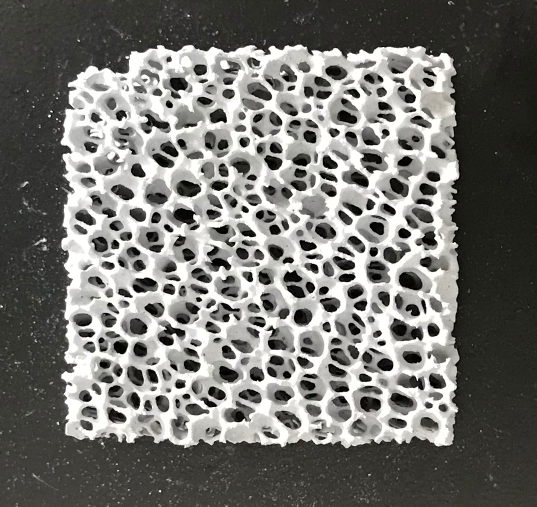
#> input picture lost_corner_image_detection/lost_corner_images/1.jpg, 1074 x 1013 px (shown at 1/2 size)
$ python lost_corner_detect.py
#> lines starting #> are read from the running program, lines starting #| are printed output that depends on the picture; after the words box and inside, x2 and y2 are one past the last pixel; in counts of white or black regions, pixels touching at a corner belong together; long printed decimals are rounded
# -*- coding: utf-8 -*-
'''
   @Time    : 2020/9/26 16:54
   @Author  : liuxu
   @File    : lost_corner_detect.py
   @Software: PyCharm
'''


import cv2
import imutils
import numpy as np
import matplotlib.pyplot as plt
import os


# 待检测图像路径
filepath = "./lost_corner_images/3.jpg"
lost_corner_img_dictoryname = "./lost_corner_images"
unlost_corner_img_dictoryname = "./unlost_corner_images"


# 设置图像的宽和高
IMAGE_WIDTH = 650
IMAGE_HEIGHT = 650


# 显示图像
def cv_show(name, img):
    cv2.imshow(name, img)
    cv2.waitKey(0)


# 对图像resize处理
def row_image_resize(image, width, height):
    # image输入图像，width，height 期望得到的宽和高
    image = cv2.resize(image, (width, height))
    # print("resized image:", image.shape)
    return image


# 读入一张图像,返回
def read_an_gray_image(filepath):
    return cv2.imread(filepath)


# 读入文件夹下的所有图像,返回一个路径的列表,(相对路径)
def read_images(dictoryname):
#> called with dictoryname = './lost_corner_images'
    dicnames = []
    for imagename in os.listdir(dictoryname):
        path = dictoryname + "/" + imagename
        image = cv2.imread(path)
#> image is the input picture: shape (1013, 1074, 3); mean B, G, R 111.9, 116, 116.3
        dicnames.append(image)

    # return dicnames
    return dicnames


# 定义预处理函数
def pre_process(rowimage):
    # 显示原图
    cv_show("row image",rowimage)

    # 灰度化处理
    grayimage = cv2.cvtColor(rowimage, cv2.COLOR_BGR2GRAY)
    resizedimage = row_image_resize(grayimage, IMAGE_WIDTH, IMAGE_HEIGHT)

    # 大津算法处理
    ret, im_th = cv2.threshold(resizedimage, 0, 255, cv2.THRESH_OTSU)
    cv_show("image after OTSU",im_th)

    # 中值滤波去除椒盐噪声，卷积核为3x3
    blur_image = cv2.medianBlur(im_th, 3)

    # 显示中值滤波处理后图像
    cv_show("image after mediaBlur",blur_image)

    return blur_image


# 计算最小外接矩形的四个角的坐标距离轮廓的大小
# 传入轮廓和外接矩形的四个坐标
def cal_distance(img,max_cont, coord_1, coord_2, coord_3, coord_4):
    # 初始化四个距离,取一个较大的数
    global point_1, point_2, point_3, point_4
    coord_1_min_distance = 100000.0
    coord_2_min_distance = 100000.0
    coord_3_min_distance = 100000.0
    coord_4_min_distance = 100000.0
    print("四个坐标：", coord_1, coord_2, coord_3, coord_4)

    for con_point in max_cont:  # 计算coor_1到max_cont的最短距离
        point_width = con_point[0][0]
        point_height = con_point[0][1]

        # 临时距离
        coord_1_temp_distance = float(np.sqrt((point_width - coord_1[0]) ** 2 + (point_height - coord_1[1]) ** 2))
        coord_2_temp_distance = float(np.sqrt((point_width - coord_2[0]) ** 2 + (point_height - coord_2[1]) ** 2))
        coord_3_temp_distance = float(np.sqrt((point_width - coord_3[0]) ** 2 + (point_height - coord_3[1]) ** 2))
        coord_4_temp_distance = float(np.sqrt((point_width - coord_4[0]) ** 2 + (point_height - coord_4[1]) ** 2))

        # 判断
        if coord_1_temp_distance < coord_1_min_distance:
            coord_1_min_distance = coord_1_temp_distance
            point_1 = con_point


        if coord_2_temp_distance < coord_2_min_distance:
            coord_2_min_distance = coord_2_temp_distance
            point_2 = con_point

        if coord_3_temp_distance < coord_3_min_distance:
            coord_3_min_distance = coord_3_temp_distance
            point_3 = con_point

        if coord_4_temp_distance < coord_4_min_distance:
            coord_4_min_distance = coord_4_temp_distance
            point_4 = con_point


    print("四个最小距离：", coord_1_min_distance, coord_2_min_distance, coord_3_min_distance, coord_4_min_distance)

    # 四个距离中最大的
    max_of_all_distance = max(coord_1_min_distance, coord_2_min_distance, coord_3_min_distance, coord_4_min_distance)
    print("max of all four:", max_of_all_distance)

    if max_of_all_distance > 25:
        print("存在掉角缺陷")
    else:
        print("不存在掉角缺陷")
    img = cv2.circle(img,(point_1[0][0],point_1[0][1]),3,(0,255,0),2)
    img = cv2.circle(img,(point_2[0][0],point_2[0][1]),3,(0,255,0),2)
    img = cv2.circle(img,(point_3[0][0],point_3[0][1]),3,(0,255,0),2)
    img = cv2.circle(img,(point_4[0][0],point_4[0][1]),3,(0,255,0),2)
    cv_show("img with circle:",img)

    # return coord_1_min_distance, coord_2_min_distance, coord_3_min_distance, coord_4_min_distance


# 找出掉角区域
def find_lost_corner_area(preprocessedimage):
    contours, hierarchy = cv2.findContours(preprocessedimage, cv2.RETR_TREE, cv2.CHAIN_APPROX_SIMPLE)

    # print("轮廓的类型：",type(contours))     # type is list
    areas = []  # 轮廓所围成的面积构成的数组
    for idx in range(len(contours)):
        areas.append(cv2.contourArea(contours[idx]))

    largest_idx = np.argmax(np.array(areas))  # 最大面积的下标
    largest_area = cv2.contourArea(contours[largest_idx])  # 最大面积的大小

    # 画出样品的轮廓
    img = preprocessedimage.copy()
    # 为显示彩色,把灰度图像转换为RGB三通道图像
    img_rgb = cv2.cvtColor(img, cv2.COLOR_GRAY2BGR)
    # draw_con_img = cv2.drawContours(img_rgb, contours, largest_idx, (0, 0, 255), cv2.FILLED) #填充
    draw_con_img = cv2.drawContours(img_rgb, contours, largest_idx, (0, 0, 255))  # 不填充
    # 显示画出轮廓后的图像
    cv_show("image with contours", draw_con_img)

    # 最大轮廓
    max_cnt = contours[largest_idx]

    # 最小外接矩形
    rect = cv2.minAreaRect(max_cnt)
    # print("rect type:", type(rect))
    # print(rect)
    box = cv2.boxPoints(rect)
    box = np.int0(box)
    # print("box:", box)
    cord_1 = box[0]
    cord_2 = box[1]
    cord_3 = box[2]
    cord_4 = box[3]
    # print("cord_1:", cord_1)
    # print("type of box", type(box))

    img_with_rect = cv2.drawContours(img_rgb, [box], 0, (0, 0, 255), 2)
    cv_show("img_with_rect", img_with_rect)

    # 计算距离
    cal_distance(img_with_rect,max_cnt, cord_1, cord_2, cord_3, cord_4)


# 对单个图像检测
def single_detection(imagepath):
    rowimg = read_an_gray_image(imagepath)
    preproimg = pre_process(rowimg)
    find_lost_corner_area(preproimg)


# 对文件夹下的所有图像进行检测
def dictory_detection(dictorypath):
    imgslist = read_images(dictorypath)
#> imgslist = 3 items
    print("一共{}副图像".format(len(imgslist)))
#| 一共3副图像
    for i in range(len(imgslist)):
        rowimg = imgslist[i]
        preproimg = pre_process(rowimg)
        find_lost_corner_area(preproimg)
#> this loop made 3 passes
#> (largest_idx in find_lost_corner_area, largest_area in find_lost_corner_area, rect in find_lost_corner_area, cord_1 in find_lost_corner_area, cord_2 in find_lost_corner_area, cord_3 in find_lost_corner_area, cord_4 in find_lost_corner_area) on passes 1 to 3: (22, 233332, ((314, 315.5), (517, 482), -90), [555, 574], [73, 574], [73, 57], [555, 57]), (10, 268394.5, ((306.2, 335.9), (526.9, 566.2), -88.54), [582, 606], [16, 592], [29, 65], [595, 79]), (19, 213100, ((315.5, 322), (488, 465), -90), [548, 566], [83, 566], [83, 78], [548, 78])
#| 四个坐标： [555 574] [ 73 574] [73 57] [555  57]
#| 四个最小距离： 10.0 17.889 43.417 18.385
#| max of all four: 43.417
#| 存在掉角缺陷
#| 四个坐标： [582 606] [ 16 592] [29 65] [595  79]
#| 四个最小距离： 37.483 15.297 7.810 61.612
#| max of all four: 61.612
#| 存在掉角缺陷
#| 四个坐标： [548 566] [ 83 566] [83 78] [548  78]
#| 四个最小距离： 9.434 16.553 40.497 17.029
#> (further printed lines are left out)
#> pass 1, in row_image_resize, `image = cv2.resize(image, (width, height))`:
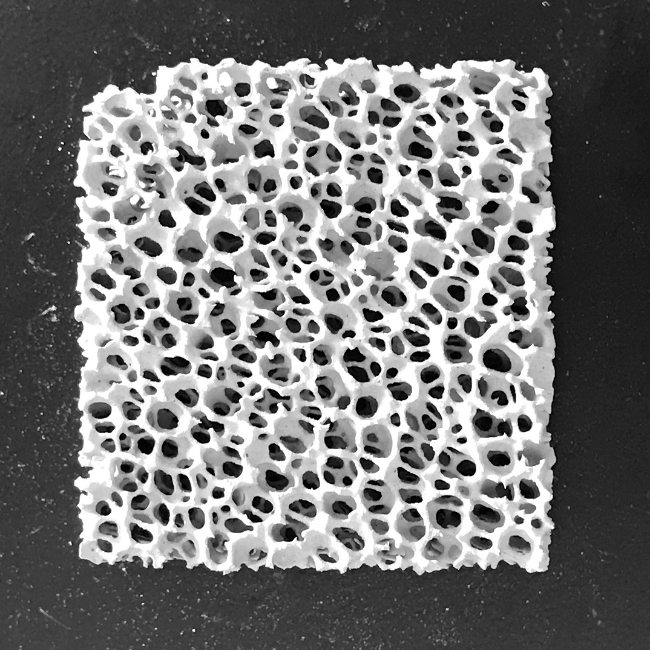
#> image: shape (650, 650); min 0, max 255, mean 115.6
#> pass 1, in pre_process, `ret, im_th = cv2.threshold(resizedimage, 0, 255, cv2.THRESH_OTSU)`:
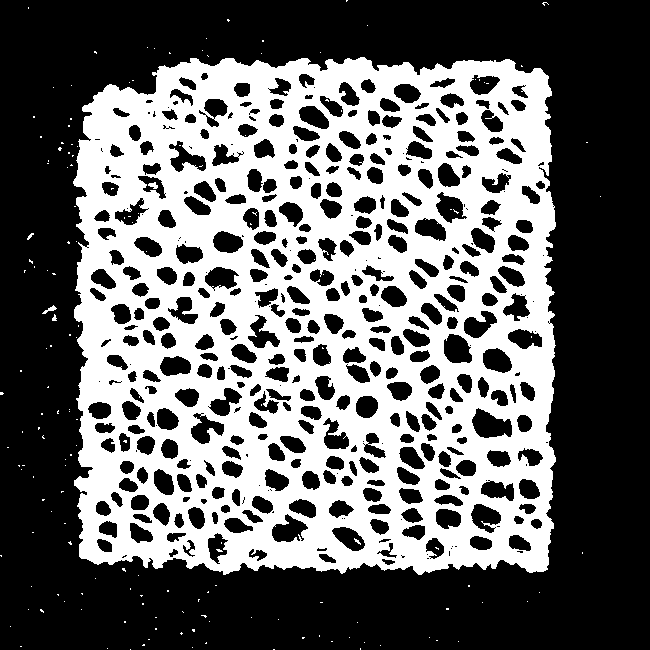
#> im_th: shape (650, 650); 39.9% white; 164 white regions (159 under 20 px), largest, box (x1, y1, x2, y2) and area: (73, 57, 556, 575) 168073, (42, 305, 57, 314) 48, (148, 182, 158, 189) 43, (27, 233, 34, 240) 22, (52, 314, 57, 321) 22
#> pass 1, in pre_process, `blur_image = cv2.medianBlur(im_th, 3)`:
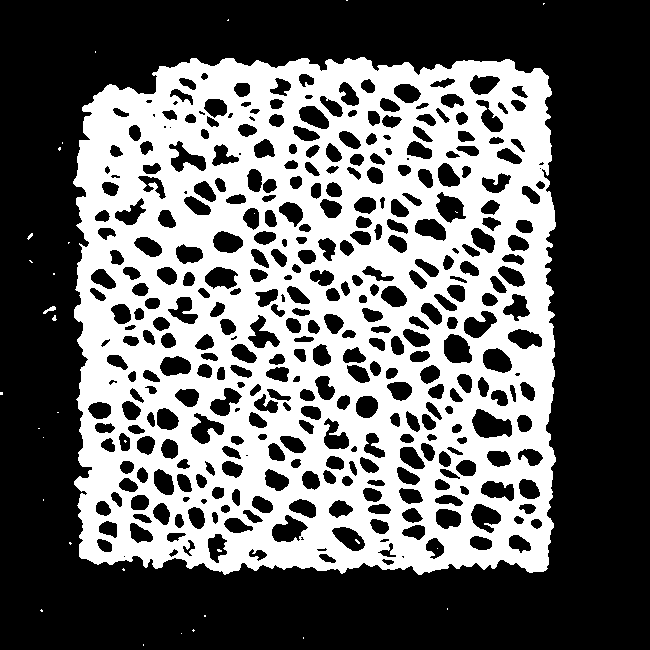
#> blur_image: shape (650, 650); 40% white; 33 white regions (30 under 20 px), largest, box (x1, y1, x2, y2) and area: (73, 57, 556, 575) 168873, (43, 306, 56, 314) 45, (27, 233, 33, 240) 20
#> after the loop:
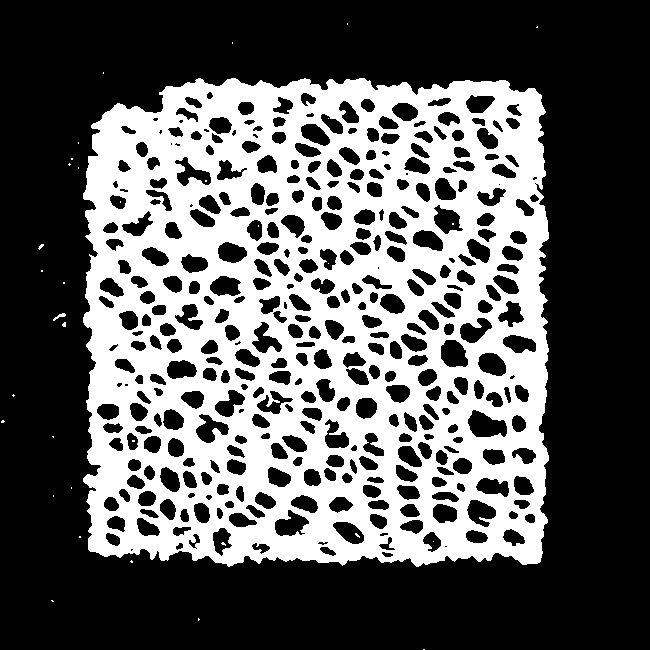
#> preproimg: shape (650, 650); 36.6% white; 34 white regions (32 under 20 px), largest, box (x1, y1, x2, y2) and area: (83, 78, 549, 567) 154276, (53, 313, 66, 321) 39


# main函数
def main():
    # 对一幅图像进行处理
    # single_detection(filepath)

    # 对文件夹下的所有掉角的图像进行处理
    dictory_detection(lost_corner_img_dictoryname)

    # 对文件夹下的所有正常的图像进行处理
    # dictory_detection(unlost_corner_img_dictoryname)


if __name__ == '__main__':
    main()
